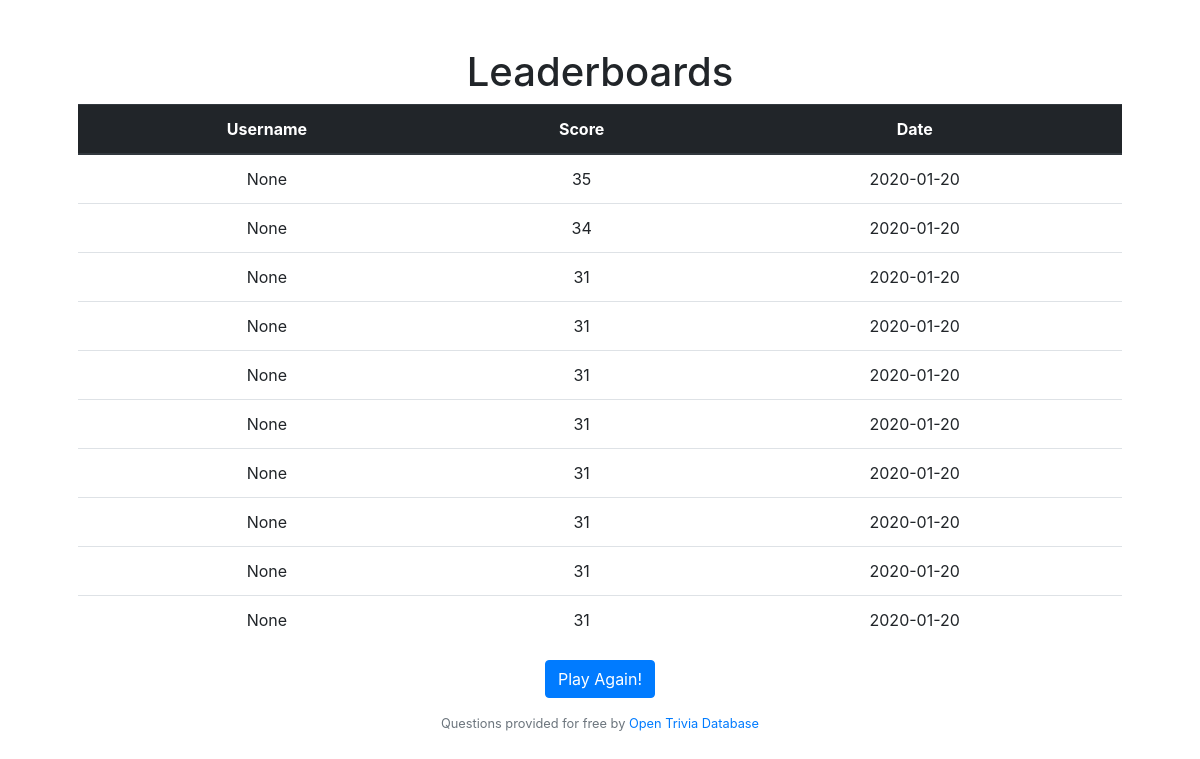
The page /leaderboard on the database as committed earlier.
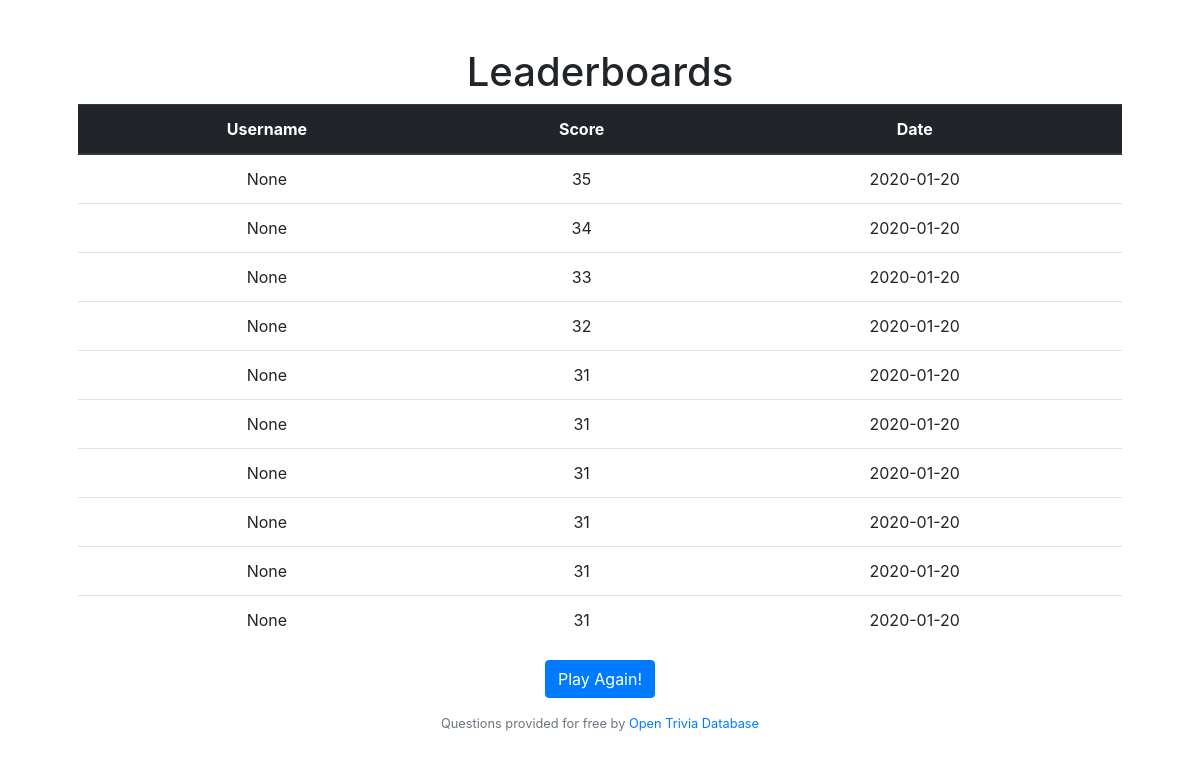
The same page on the database as committed later.
### tables this page shows
CREATE TABLE 'scores' ('id' integer PRIMARY KEY AUTOINCREMENT NOT NULL, 'username' varchar(16), 'score' integer NOT NULL, 'date' date NOT NULL DEFAULT CURRENT_DATE);

### application.py (the view)
@app.route("/leaderboard")
def leaderboard():
    topscores = db.execute("SELECT * FROM scores ORDER BY score")[::-1][:10]
    return render_template("leaderboard.html", scores=topscores)

### application.py (called while the page is built)
@app.after_request
def after_request(response):
    response.headers["Cache-Control"] = "no-cache, no-store, must-revalidate"
    response.headers["Expires"] = 0
    response.headers["Pragma"] = "no-cache"
    return response

### templates/leaderboard.html
{% extends "layout.html" %}
{% block main %}
<h1><center>Leaderboards</center></h1>
<table class="table">
  <thead class="thead-dark">
    <tr>
      <th scope="col">Username</th>
      <th scope="col">Score</th>
      <th scope="col">Date</th>
    </tr>
  </thead>
  <tbody>
    {% for score in scores %}
    <tr>
      <td> {{score.username}} </td>
      <td> {{score.score}}</td></td>
      <td> {{score.date}}</td>
    </tr>
    {% endfor %}
  </tbody>
</table>
<form action="/quiz" method="get">
    <p><center><button type="submit" class="btn btn-primary">Play Again!</button></center></p>
</form>
{% endblock %}

### templates/layout.html (shortened to what this page needs)
<!DOCTYPE HTML>
<html lang="en">
    <head>
        <link href="https://maxcdn.bootstrapcdn.com/bootstrap/4.1.3/css/bootstrap.min.css" rel="stylesheet">
        <link href="/static/styles.css" rel="stylesheet">
    </head>
    <body>
        <main class = "container p-5">
            {% block main %}
            {% endblock %}
            <footer class = "small text-center text-muted">
                Questions provided for free by <a href = "https://opentdb.com/">Open Trivia Database</a>
            </footer>
        </main>
    </body>
</html>

### templates/static/styles.css (style rules this page uses)
main { overflow-x: auto; text-align: center; }

Rows that differ between the two databases and show on the page:
no longer on this page (row unchanged): scores: username "None", score "31", date "2020-01-20"
no longer on this page (row unchanged): scores: username "None", score "31", date "2020-01-20"
added scores: username "None", score "33", date "2020-01-20"
added scores: username "None", score "32", date "2020-01-20"
